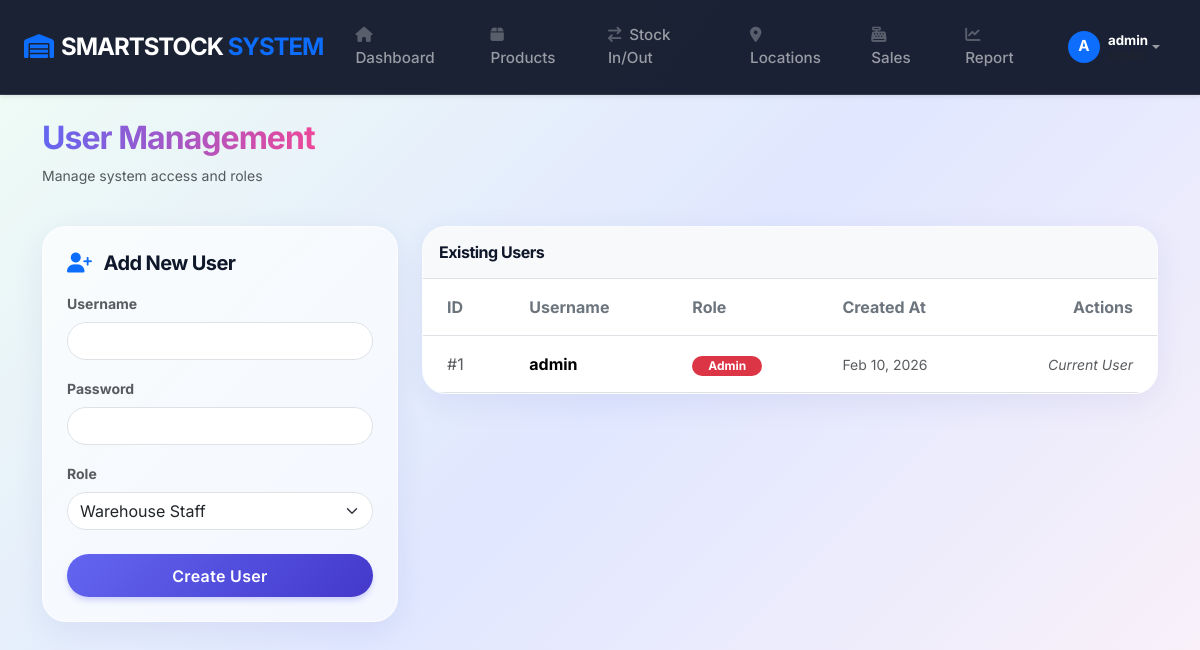
/users.php (signed in), run on the app's committed database.
### tables this page shows
CREATE TABLE `users` (
  `id` int(11) NOT NULL,
  `username` varchar(50) NOT NULL,
  `password` varchar(255) NOT NULL,
  `role` enum('Admin','Warehouse Staff','Cashier') NOT NULL DEFAULT 'Warehouse Staff',
  `created_at` timestamp NOT NULL DEFAULT current_timestamp()
);

### users.php (the view, shortened to what this page needs)
<?php
$pdo = db();
$users = $pdo->query("SELECT * FROM users ORDER BY created_at DESC")->fetchAll();
require_once 'header.php';
?>
<div class="container animate-fade-in pt-4">
    <div class="d-flex justify-content-between align-items-center mb-4">
        <div>
            <h2 class="fw-bold text-gradient">User Management</h2>
            <p class="text-muted small">Manage system access and roles</p>
        </div>
    </div>
    <div class="row g-4">
        <div class="col-md-4">
            <div class="glass-card p-4">
                <h5 class="fw-bold mb-3"><i class="fas fa-user-plus me-2 text-primary"></i> Add New User</h5>
                <form method="POST">
                    <div class="mb-3">
                        <label class="form-label small fw-bold text-muted">Username</label>
                        <input type="text" name="username" class="form-control rounded-pill" required>
                    </div>
                    <div class="mb-3">
                        <label class="form-label small fw-bold text-muted">Password</label>
                        <input type="password" name="password" class="form-control rounded-pill" required>
                    </div>
                    <div class="mb-4">
                        <label class="form-label small fw-bold text-muted">Role</label>
                        <select name="role" class="form-select rounded-pill" required>
                            <option value="Warehouse Staff">Warehouse Staff</option>
                        </select>
                    </div>
                    <button type="submit" class="btn btn-primary w-100 rounded-pill">Create User</button>
                </form>
            </div>
        </div>
        <div class="col-md-8">
            <div class="glass-card p-0 overflow-hidden">
                <div class="p-3 bg-light border-bottom">
                    <h6 class="fw-bold mb-0">Existing Users</h6>
                </div>
                <div class="table-responsive">
                    <table class="table table-hover mb-0 align-middle">
                        <thead class="bg-light">
                            <tr>
                                <th class="px-4 py-3 text-secondary">ID</th>
                                <th class="px-4 py-3 text-secondary">Username</th>
                                <th class="px-4 py-3 text-secondary">Role</th>
                                <th class="px-4 py-3 text-secondary">Created At</th>
                                <th class="px-4 py-3 text-secondary text-end">Actions</th>
                            </tr>
                        </thead>
                        <tbody>
                            <?php foreach ($users as $u): ?>
                                <tr>
                                    <td class="px-4 py-3 text-muted">#<?= $u['id'] ?></td>
                                    <td class="px-4 py-3 fw-bold"><?= htmlspecialchars($u['username']) ?></td>
                                    <td class="px-4 py-3">
                                        <?php
                                            $badgeClass = 'bg-secondary';
                                            if($u['role'] === 'Admin') $badgeClass = 'bg-danger';
                                        ?>
                                        <span class="badge <?= $badgeClass ?> rounded-pill px-3"><?= $u['role'] ?></span>
                                    </td>
                                    <td class="px-4 py-3 small text-muted"><?= date('M d, Y', strtotime($u['created_at'])) ?></td>
                                    <td class="px-4 py-3 text-end">
                                        <?php if($u['id'] != $_SESSION['user_id']): ?>
                                            <a href="?delete=<?= $u['id'] ?>" class="btn btn-sm btn-outline-danger rounded-pill px-3" onclick="return confirm('Are you sure you want to delete this user?');">
                                                <i class="fas fa-trash-alt"></i>
                                            </a>
                                        <?php else: ?>
                                            <span class="text-muted small fst-italic">Current User</span>
                                        <?php endif; ?>
                                    </td>
                                </tr>
                            <?php endforeach; ?>
                        </tbody>
                    </table>
                </div>
            </div>
        </div>
    </div>
</div>
<?php require_once 'footer.php'; ?>

### style.css (style rules this page uses)
:root { --primary: #6366f1; --primary-hover: #4f46e5; --secondary: #ec4899; --success: #10b981; --warning: #f59e0b; --danger: #ef4444; --dark: #0f172a; --bg-gradient: linear-gradient(135deg, #f0fdf4 0%, #e0e7ff 50%, #fdf2f8 100%); --glass-bg: rgba(255, 255, 255, 0.65); --glass-border: rgba(255, 255, 255, 0.6); --glass-shadow: 0 8px 32px 0 rgba(31, 38, 135, 0.07); --text-main: #1e293b; --text-muted: #64748b; --radius-lg: 24px; --radius-md: 16px; }
body { background: var(--bg-gradient); background-attachment: fixed; color: var(--text-main); font-family: 'Inter', sans-serif; -webkit-font-smoothing: antialiased; min-height: 100vh; }
.glass-card { background: var(--glass-bg); backdrop-filter: blur(16px); -webkit-backdrop-filter: blur(16px); border: 1px solid var(--glass-border); border-radius: var(--radius-lg); box-shadow: var(--glass-shadow); transition: all 0.4s cubic-bezier(0.4, 0, 0.2, 1); }
h1, h2, h3, h4, h5, h6 { font-weight: 800; letter-spacing: -0.03em; color: var(--dark); }
.text-gradient { background: linear-gradient(to right, var(--primary), var(--secondary)); -webkit-background-clip: text; background-clip: text; -webkit-text-fill-color: transparent; }
.btn { border-radius: 50px; padding: 0.6rem 1.5rem; font-weight: 600; letter-spacing: 0.02em; transition: all 0.3s ease; }
.btn-primary { background: linear-gradient(135deg, var(--primary) 0%, #4338ca 100%); border: none; box-shadow: 0 4px 6px -1px rgba(99, 102, 241, 0.3); }
.animate-fade-in { animation: fadeInUp 0.8s cubic-bezier(0.2, 0.8, 0.2, 1) forwards; }

### data on the page
users: id "1", username "admin", role "Admin", created_at "Feb 10, 2026", shows "Current User"

### other printed values
substr(currentUser(), 0, 1) "A"
currentUser() "admin"
